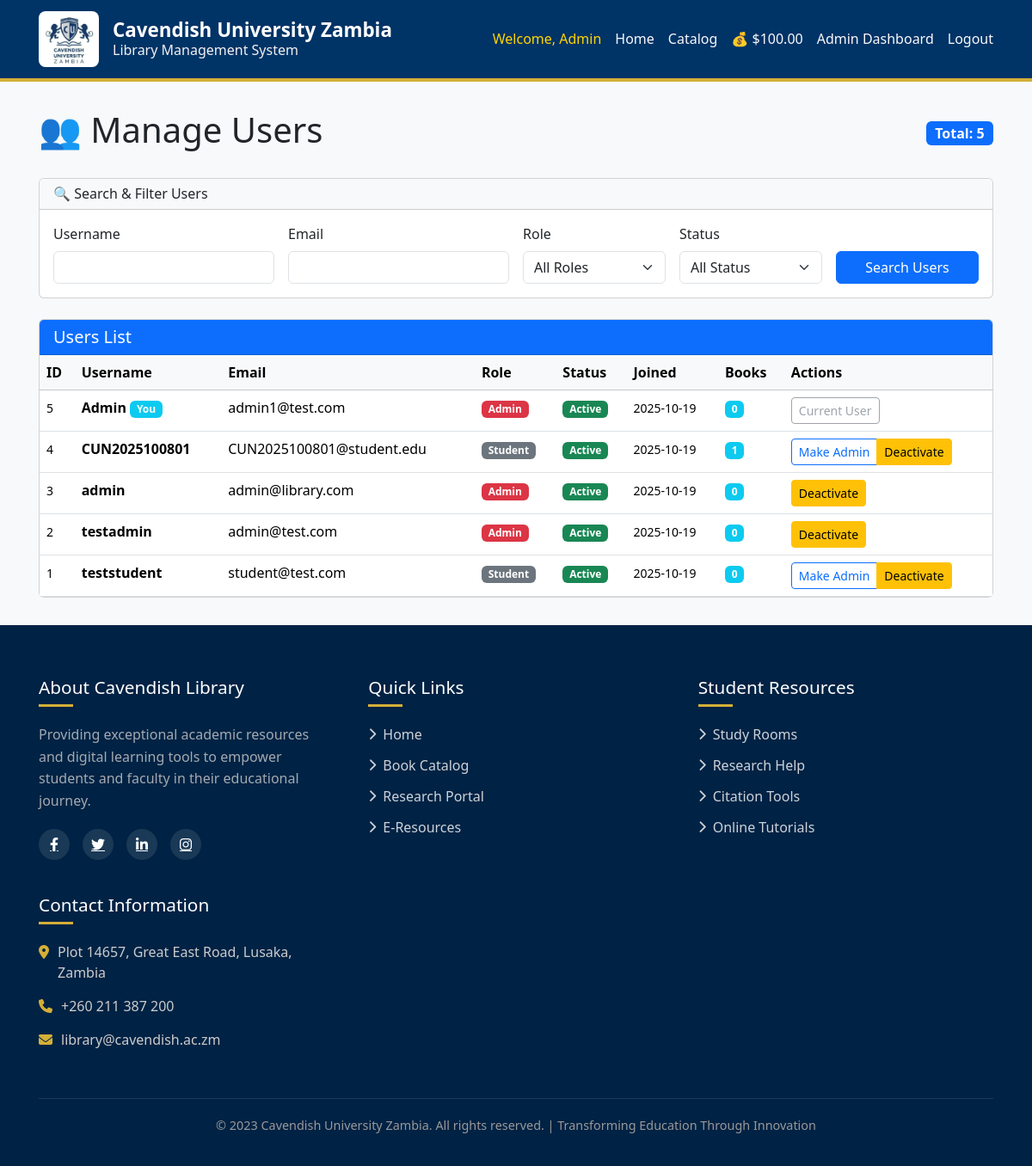
Page /admin/users (signed in) on the committed database.
### app/models.py (models this page shows, shortened)
class User(UserMixin, db.Model):
    __tablename__ = 'users'
    user_id = db.Column(db.Integer, primary_key=True)
    username = db.Column(db.String(64), unique=True, nullable=False, index=True)
    email = db.Column(db.String(120), unique=True, nullable=False, index=True)
    password_hash = db.Column(db.String(256), nullable=False)
    role = db.Column(db.String(20), default='student')  # student, admin
    student_id = db.Column(db.String(20), unique=True, nullable=True, index=True)  # ADDED THIS LINE
    is_active = db.Column(db.Boolean, default=True)
    created_at = db.Column(db.DateTime, default=datetime.utcnow)
    wallet = db.relationship('Wallet', backref='user', uselist=False, lazy=True, cascade='all, delete-orphan')
    books = db.relationship('Book', backref='uploader', lazy='dynamic', cascade='all, delete-orphan')
    transactions = db.relationship('Transaction', backref='user', lazy='dynamic', foreign_keys='Transaction.user_id')
    def is_admin(self):
        return self.role == 'admin'

class Wallet(db.Model):
    __tablename__ = 'wallets'
    wallet_id = db.Column(db.Integer, primary_key=True)
    user_id = db.Column(db.Integer, db.ForeignKey('users.user_id'), unique=True, nullable=False)
    balance = db.Column(db.Float, default=0.0)
    created_at = db.Column(db.DateTime, default=datetime.utcnow)
    updated_at = db.Column(db.DateTime, default=datetime.utcnow, onupdate=datetime.utcnow)

### app/admin/routes.py (the view, shortened to what this page needs)
@bp.route('/users', methods=['GET', 'POST'])
@login_required
def users():
    if not current_user.is_admin():
        flash('Access denied. Admin privileges required.', 'danger')
        return redirect(url_for('main.index'))
    form = UserSearchForm()
    page = request.args.get('page', 1, type=int)
    query = User.query
    users = query.order_by(User.created_at.desc()).paginate(page=page, per_page=20, error_out=False)
    return render_template('admin/users.html', title='Manage Users', users=users, form=form)

### app/admin/templates/admin/users.html (shortened to what this page needs)
{% extends "base.html" %}
{% block content %}
<div class="row mb-4">
    <div class="col-12">
        <div class="d-flex justify-content-between align-items-center">
            <h1>👥 Manage Users</h1>
            <span class="badge bg-primary fs-6">Total: {{ users.total }}</span>
        </div>
    </div>
</div>
<div class="row mb-4">
    <div class="col-12">
        <div class="card">
            <div class="card-header bg-light">
                <h6 class="mb-0">🔍 Search & Filter Users</h6>
            </div>
            <div class="card-body">
                <form method="GET" action="{{ url_for('admin.users') }}">
                    <div class="row g-3">
                        <div class="col-md-3">
                            {{ form.username.label(class="form-label") }}
                            {{ form.username(class="form-control", value=request.args.get('username', '')) }}
                        </div>
                        <div class="col-md-3">
                            {{ form.email.label(class="form-label") }}
                            {{ form.email(class="form-control", value=request.args.get('email', '')) }}
                        </div>
                        <div class="col-md-2">
                            {{ form.role.label(class="form-label") }}
                            {{ form.role(class="form-select", value=request.args.get('role', '')) }}
                        </div>
                        <div class="col-md-2">
                            {{ form.status.label(class="form-label") }}
                            {{ form.status(class="form-select", value=request.args.get('status', '')) }}
                        </div>
                        <div class="col-md-2">
                            <label class="form-label">&nbsp;</label>
                            <div class="d-grid">
                                {{ form.submit(class="btn btn-primary") }}
                            </div>
                        </div>
                    </div>
                </form>
            </div>
        </div>
    </div>
</div>
<div class="row">
    <div class="col-12">
        <div class="card">
            <div class="card-header bg-primary text-white">
                <h5 class="mb-0">Users List</h5>
            </div>
            <div class="card-body p-0">
                <div class="table-responsive">
                    <table class="table table-hover mb-0">
                        <thead class="table-light">
                            <tr>
                                <th>ID</th>
                                <th>Username</th>
                                <th>Email</th>
                                <th>Role</th>
                                <th>Status</th>
                                <th>Joined</th>
                                <th>Books</th>
                                <th>Actions</th>
                            </tr>
                        </thead>
                        <tbody>
                            {% for user in users.items %}
                            <tr>
                                <td><small>{{ user.user_id }}</small></td>
                                <td>
                                    <strong>{{ user.username }}</strong>
                                    {% if user.user_id == current_user.user_id %}
                                    <span class="badge bg-info">You</span>
                                    {% endif %}
                                </td>
                                <td>{{ user.email }}</td>
                                <td>
                                    <span class="badge bg-{{ 'danger' if user.role == 'admin' else 'secondary' }}">
                                        {{ user.role|title }}
                                    </span>
                                </td>
                                <td>
                                    <span class="badge bg-{{ 'success' if user.is_active else 'danger' }}">
                                        {{ 'Active' if user.is_active else 'Inactive' }}
                                    </span>
                                </td>
                                <td><small>{{ user.created_at.strftime('%Y-%m-%d') }}</small></td>
                                <td>
                                    <span class="badge bg-info">{{ user.books.count() }}</span>
                                </td>
                                <td>
                                    <div class="btn-group btn-group-sm">
                                        {% if user.user_id != current_user.user_id %}
                                            {% if user.role != 'admin' %}
                                                <a href="{{ url_for('admin.make_admin', user_id=user.user_id) }}"
                                                   class="btn btn-outline-primary"
                                                   onclick="return confirm('Make {{ user.username }} an admin?')">
                                                    Make Admin
                                                </a>
                                            {% endif %}
                                            <a href="{{ url_for('admin.toggle_user', user_id=user.user_id) }}"
                                               class="btn btn-{{ 'warning' if user.is_active else 'success' }}"
                                               onclick="return confirm('{{ 'Deactivate' if user.is_active else 'Activate' }} {{ user.username }}?')">
                                                {{ 'Deactivate' if user.is_active else 'Activate' }}
                                            </a>
                                        {% else %}
                                            <button class="btn btn-outline-secondary" disabled>Current User</button>
                                        {% endif %}
                                    </div>
                                </td>
                            </tr>
                            {% endfor %}
                        </tbody>
                    </table>
                </div>
            </div>
        </div>
    </div>
</div>
{% endblock %}

### app/templates/base.html (shortened to what this page needs)
<!DOCTYPE html>
<html lang="en">
<head>
    <link href="https://cdn.jsdelivr.net/npm/bootstrap@5.3.2/dist/css/bootstrap.min.css" rel="stylesheet">
    <link rel="stylesheet" href="https://cdnjs.cloudflare.com/ajax/libs/font-awesome/6.4.0/css/all.min.css">
</head>
<body>
    <header class="cavendish-header">
        <div class="container">
            <div class="header-content">
                <div class="header-brand">
                    <img src="{{ url_for('static', filename='photos/logo3.png') }}" alt="Cavendish University" class="header-logo">
                    <div class="header-titles">
                        <h1>Cavendish University Zambia</h1>
                        <h2>Library Management System</h2>
                    </div>
                </div>
                <nav class="header-nav">
                    {% if current_user.is_authenticated %}
                    <div class="nav-user">
                        <span class="user-welcome">Welcome, {{ current_user.username }}</span>
                        <div class="nav-links">
                            <a class="nav-link" href="{{ url_for('main.index') }}">Home</a>
                            <a class="nav-link" href="{{ url_for('books.catalog') }}">Catalog</a>
                            <a class="nav-link" href="{{ url_for('payments.wallet') }}">
                                {% if current_user.wallet %}
                                    💰 ${{ "%.2f"|format(current_user.wallet.balance) }}
                                {% else %}
                                    💰 $0.00
                                {% endif %}
                            </a>
                            {% if current_user.is_admin() %}
                            <a class="nav-link admin-link" href="{{ url_for('admin.dashboard') }}">Admin Dashboard</a>
                            {% endif %}
                            <a class="nav-link logout-link" href="{{ url_for('auth.logout') }}">Logout</a>
                        </div>
                    </div>
                    {% else %}
                    <div class="nav-guest">
                        <a class="nav-link" href="{{ url_for('main.index') }}">Home</a>
                        <a class="nav-link" href="{{ url_for('auth.login') }}">Student Login</a>
                        <a class="nav-link admin-link" href="{{ url_for('auth.login') }}">Admin Login</a>
                    </div>
                    {% endif %}
                </nav>
            </div>
        </div>
    </header>
    <main class="main-content">
        <div class="container">
            {% block content %}{% endblock %}
        </div>
    </main>
    <footer>
        <div class="container">
            <div class="footer-main">
                <div class="footer-grid">
                    <div class="footer-col">
                        <h3>About Cavendish Library</h3>
                        <p>Providing exceptional academic resources and digital learning tools to empower students and faculty in their educational journey.</p>
                        <div class="social-links">
                            <a href="#"><i class="fab fa-facebook-f"></i></a>
                            <a href="#"><i class="fab fa-twitter"></i></a>
                            <a href="#"><i class="fab fa-linkedin-in"></i></a>
                            <a href="#"><i class="fab fa-instagram"></i></a>
                        </div>
                    </div>
                    <div class="footer-col">
                        <h3>Quick Links</h3>
                        <ul class="footer-links">
                            <li><a href="#"><i class="fas fa-chevron-right"></i> Home</a></li>
                            <li><a href="#"><i class="fas fa-chevron-right"></i> Book Catalog</a></li>
                            <li><a href="#"><i class="fas fa-chevron-right"></i> Research Portal</a></li>
                            <li><a href="#"><i class="fas fa-chevron-right"></i> E-Resources</a></li>
                        </ul>
                    </div>
                    <div class="footer-col">
                        <h3>Student Resources</h3>
                        <ul class="footer-links">
                            <li><a href="#"><i class="fas fa-chevron-right"></i> Study Rooms</a></li>
                            <li><a href="#"><i class="fas fa-chevron-right"></i> Research Help</a></li>
                            <li><a href="#"><i class="fas fa-chevron-right"></i> Citation Tools</a></li>
                            <li><a href="#"><i class="fas fa-chevron-right"></i> Online Tutorials</a></li>
                        </ul>
                    </div>
                    <div class="footer-col">
                        <h3>Contact Information</h3>
                        <ul class="footer-links footer-contact">
                            <li>
                                <i class="fas fa-map-marker-alt"></i>
                                <span>Plot 14657, Great East Road, Lusaka, Zambia</span>
                            </li>
                            <li>
                                <i class="fas fa-phone"></i>
                                <span>+260 211 387 200</span>
                            </li>
                            <li>
                                <i class="fas fa-envelope"></i>
                                <span>library@cavendish.ac.zm</span>
                            </li>
                        </ul>
                    </div>
                </div>
            </div>
            <div class="footer-bottom">
                <p>&copy; 2023 Cavendish University Zambia. All rights reserved. | Transforming Education Through Innovation</p>
            </div>
        </div>
    </footer>
</body>
</html>

### rows in the picture
User: username "Admin", user_id "5", shows "You", email "admin1@test.com", role "Admin", is_active "Active", created_at "2025-10-19", books.count "0", shows "Current User"
Wallet: wallet.balance "100.00"
User: user_id "4", username "CUN2025100801", email "CUN2025100801@student.edu", role "Student", is_active "Active", created_at "2025-10-19", books.count "1", is_active "Deactivate"
User: user_id "3", username "admin", email "admin@library.com", role "Admin", is_active "Active", created_at "2025-10-19", books.count "0", is_active "Deactivate"
User: user_id "2", username "testadmin", email "admin@test.com", role "Admin", is_active "Active", created_at "2025-10-19", books.count "0", is_active "Deactivate"
User: user_id "1", username "teststudent", email "student@test.com", role "Student", is_active "Active", created_at "2025-10-19", books.count "0", is_active "Deactivate"

### other values in the picture
{{ users.total }} "5"
